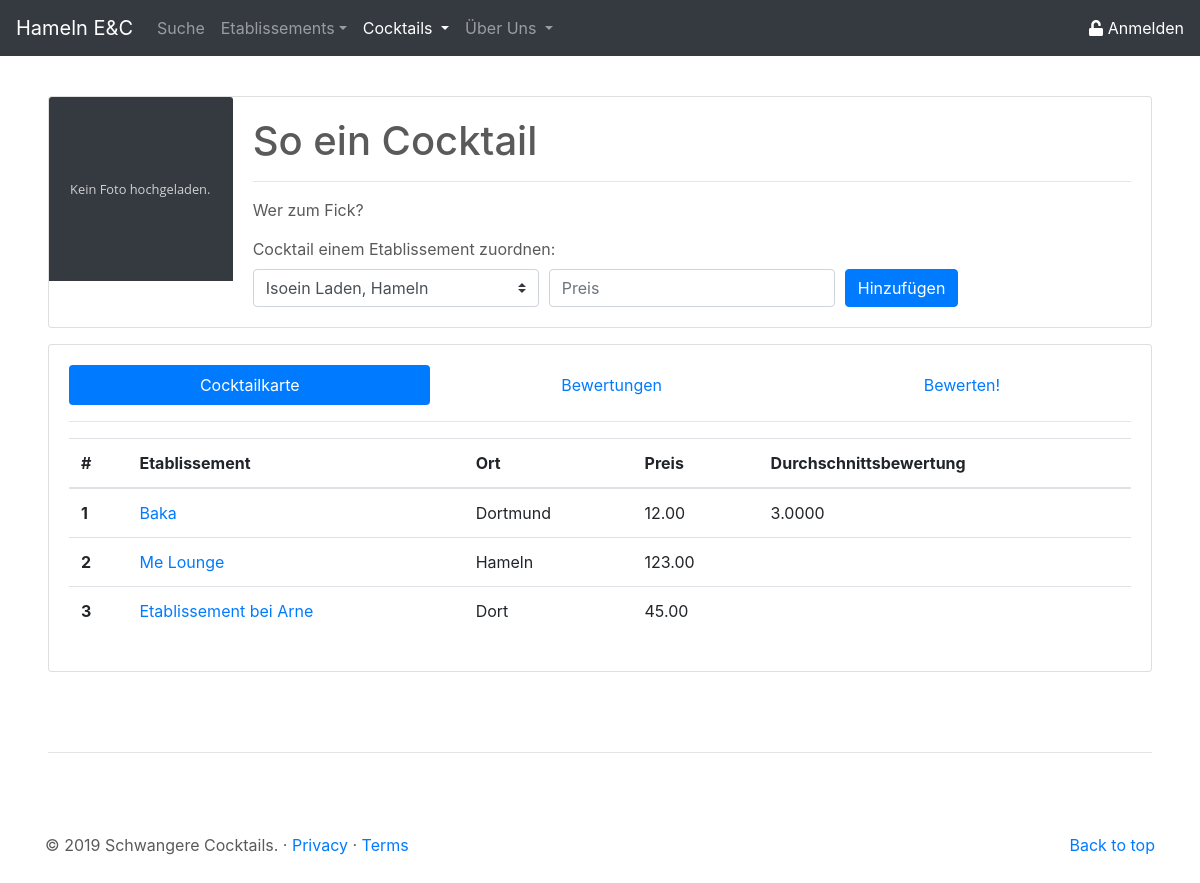
The app's page /site/cocktail_details.php?cock_id=1 with its own data.
### tables this page shows
CREATE TABLE `cock` (
  `id` int(11) NOT NULL,
  `name` varchar(50) NOT NULL,
  `beschreibung` text NOT NULL,
  `img` longblob NOT NULL
);

CREATE TABLE `etab` (
  `id` int(11) NOT NULL,
  `name` varchar(50) NOT NULL,
  `ort` varchar(50) NOT NULL,
  `anschrift` varchar(50) NOT NULL,
  `verifiziert` tinyint(1) NOT NULL DEFAULT '0',
  `img` longblob NOT NULL
);

### site/cocktail_details.php (the view, shortened to what this page needs)
<?php
$pdo = new PDO('mysql:host=localhost;dbname=dbprog', 'root', '');
$statement = $pdo->prepare(
					"SELECT
						c.id as id,
						c.name as name,
						c.beschreibung as beschreibung,
						c.img as img
					FROM cock c
					WHERE c.id = :cock_id"
);
$result = $statement->execute(array('cock_id' => $_GET['cock_id']));
$cockFetch = $statement->fetch();
$statement = $pdo->prepare("
					SELECT
						e.id as id,
						e.name as name,
						e.ort as ort,
						ce.preis as preis,
						AVG(bc.wert) as wert
					FROM cock_etab ce
						JOIN etab e ON
							e.id = ce.etab_id
						LEFT JOIN bew_cock bc ON
							ce.cock_id = bc.cock_id AND
							e.id = bc.etab_id
					WHERE ce.cock_id = :cock_id
					GROUP BY
						e.id,
						e.name,
						e.ort,
						ce.preis,
						ce.cock_id");
$result = $statement->execute(array('cock_id' => $_GET['cock_id']));
$etabFetch = $statement->fetchAll();
$statementEtabs = $pdo->prepare("SELECT id,
												name,
												ort
										FROM etab");
$etabResult = $statementEtabs->execute();
$allEtabsPos = $statementEtabs->fetchAll();
$statement = $pdo->prepare("SELECT etab_id FROM cock_etab WHERE cock_id =:cockid");
$notPossibleEtaIds = $statement->fetchAll();
?>
<!doctype html>
<html lang="de">
<head>
	<link rel="stylesheet" href="https://stackpath.bootstrapcdn.com/bootstrap/4.3.1/css/bootstrap.min.css">
	<link href="../css/csstoolbox.css" rel="stylesheet">
</head>
<body>
	<header>
		<?php
		include('../php/buildHeader.php');
		?>
	</header>
	<main role="main">
		<div class="mt-5 ml-5 mr-5">
			<div class="card mb-3" width="100%" style="max-height: 360px;">
				<div class="row no-gutters">
					<div class="col-md-2">
						<?php
						if ($cockFetch["img"] == null)
							echo '<img src="../res/placeholder_no_image.svg" class="card-img-top">';
						else
							echo '<img src="../php/get_img.php?cock_id=' . $cockFetch["id"] . '" class="card-img-top">';
						?>
					</div>
					<div class="col-md-10">
						<div class="card-body d-flex flex-column" style="height: 230px;">
							<div>
								<h1 class="card-title"> <?php echo $cockFetch["name"]; ?> </h1>
								<hr>
							</div>
							<div>
								<p class="card-text"> <?php echo $cockFetch["beschreibung"]; ?> </p>
							</div>
							<div class="mt-auto">
								<?php echo '
								<form action="?cock_id=' . $_GET['cock_id'] . '&etab_zugeordnet=1" method="POST">
								<label for="etab_zugeordnet">Cocktail einem Etablissement zuordnen:</label>
									<div class="form-row">
										<div class="col-4">
										<select class="custom-select" name="dasZugeordnete" id="etab_zugeordnet">';
								for ($i = 0; $i < count($allEtabsPos); $i++) {
									$isValid = true;
									for ($j = 0; $j < count($notPossibleEtaIds); $j++) {
										if ($allEtabsPos[$i][0] == $notPossibleEtaIds[$j][0]) {
											$isValid = false;
										}
									}
									if ($isValid == true) {
										echo '<option value="' . $allEtabsPos[$i][0] . '">' . $allEtabsPos[$i][1] . ', ' . $allEtabsPos[$i][2] . '</option>';
									}
								}
								echo '
										</select>
										</div>
										<div class="col-4">
										<input type="text" maxlength="10" class="form-control" name="preis_cock" id="preis_cock" placeholder="Preis" required>
										</div>
										<div class="col-auto">
											<button type="submit" class="btn btn-primary">Hinzuf&uuml;gen</button>
										</div>
									</div>
								</form>'; ?>
							</div>
						</div>
					</div>
				</div>
			</div>
			<div class="card card-body">
				<ul class="nav nav-pills flex-column flex-sm-row" id="cockDetail-tab" role="tablist">
					<li class="flex-sm-fill text-sm-center nav-item">
						<a class="nav-link active" id="cocktailKarte-tab" data-toggle="pill" href="#cocktailKarte" role="tab" aria-controls="cocktailKarte" aria-selected="true">Cocktailkarte</a>
					</li>
					<li class="flex-sm-fill text-sm-center nav-item">
						<a class="nav-link" id="bewertungen-tab" data-toggle="pill" href="#bewertungen" role="tab" aria-controls="bewertungen" aria-selected="false">Bewertungen</a>
					</li>
					<li class="flex-sm-fill text-sm-center nav-item">
						<a class="nav-link" id="bewerten-tab" data-toggle="pill" href="#bewerten" role="tab" aria-controls="bewerten" aria-selected="false">Bewerten!</a>
					</li>
				</ul>
				<hr>
				<div class="tab-content" id="cockDetail-tabContent">
					<div class="tab-pane fade show active" id="cocktailKarte" role="tabpanel" aria-labelledby="cocktailKarte-tab">
						<?php echo '
						<table class="table">
							<thead>
								<tr>
									<th scope="col">#</th>
									<th scope="col">Etablissement</th>
									<th scope="col">Ort</th>
									<th scope="col">Preis</th>
									<th scope="col">Durchschnittsbewertung</th>
								</tr>
							</thead>
							<tbody>';
						for ($i = 0; $i < count($etabFetch); $i++) {
							echo '<tr>';
							echo '<th scope="row">' . ($i + 1) . '</th>';
							echo '<td>  <a class="" href="etablissement_details.php?etab_id= ' . $etabFetch[$i]["id"] . '">' . $etabFetch[$i]["name"] . '</a></td>';
							echo '<td>' . $etabFetch[$i]["ort"] . '</td>';
							echo '<td>' . $etabFetch[$i]["preis"] . '</td>';
							echo '<td>' . $etabFetch[$i]["wert"] . '</td>';
							echo '</tr>';
						}
						echo '
							</tbody>
						</table>';
						?>
					</div>
				</div>
			</div>
		</div>
	</main>
	<hr class="ct-hr-divider ml-5 mr-5">
	<footer role="footer" class="container">
		<?php
		include('../php/buildFooter.php');
		?>
	</footer>
</body>
</html>

### css/csstoolbox.css (style rules this page uses)
body { padding-top: 3rem; padding-bottom: 3rem; margin: auto; color: #5a5a5a; }
.ct-hr-divider { margin: 5rem; }

### records on screen
cock: name "So ein Cocktail", beschreibung "Wer zum Fick?"
etab: name "Baka", ort "Dortmund", preis "12.00", wert "3.0000"
etab: name "Me Lounge", ort "Hameln", preis "123.00"
etab: name "Etablissement bei Arne", ort "Dort", preis "45.00"

### other values on screen
form field dasZugeordnete "Isoein Laden, Hameln"
